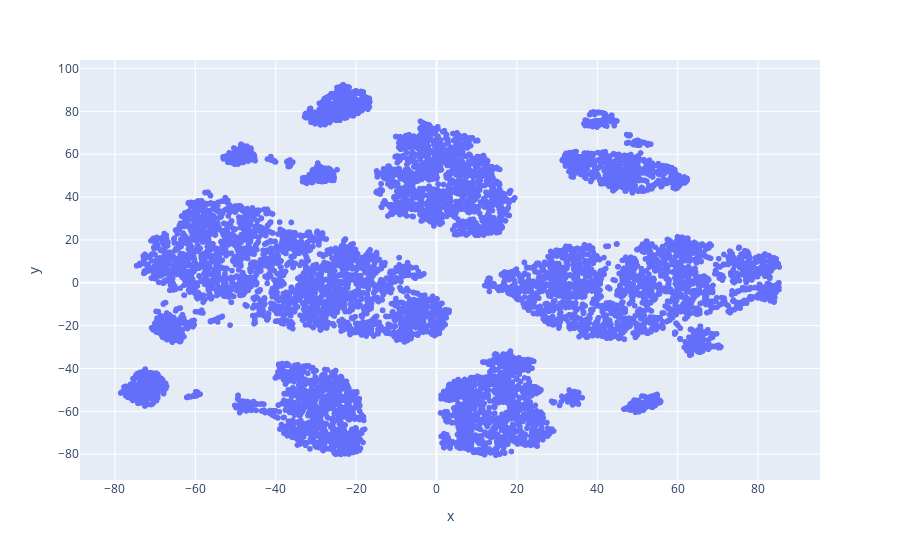

Notebook source saved alongside this figure:
### Code cell
tsne = TSNE(n_components=2, random_state=42)
data_tsne = tsne.fit_transform(data.values)

data_tsne = pd.DataFrame(data_tsne, columns=['x', 'y'])

px.scatter(data_tsne, x='x', y='y')

### Figure 1 — Plotly figure (JSON) as saved in the notebook; plotly's stock layout.template omitted (floating-point values rounded to 4 significant figures; data arrays with more than 128 entries replaced by an {"elided": "..."} marker saying what was removed)
{"data": [{"hovertemplate": "x=%{x}<br>y=%{y}<extra></extra>", "legendgroup": "", "marker": {"color": "#636efa", "symbol": "circle"}, "mode": "markers", "name": "", "showlegend": false, "type": "scattergl", "x": {"elided": "11814 float values"}, "xaxis": "x", "y": {"elided": "11814 float values"}, "yaxis": "y"}], "layout": {"legend": {"tracegroupgap": 0}, "margin": {"t": 60}, "xaxis": {"anchor": "y", "domain": [0, 1], "title": {"text": "x"}}, "yaxis": {"anchor": "x", "domain": [0, 1], "title": {"text": "y"}}}}
